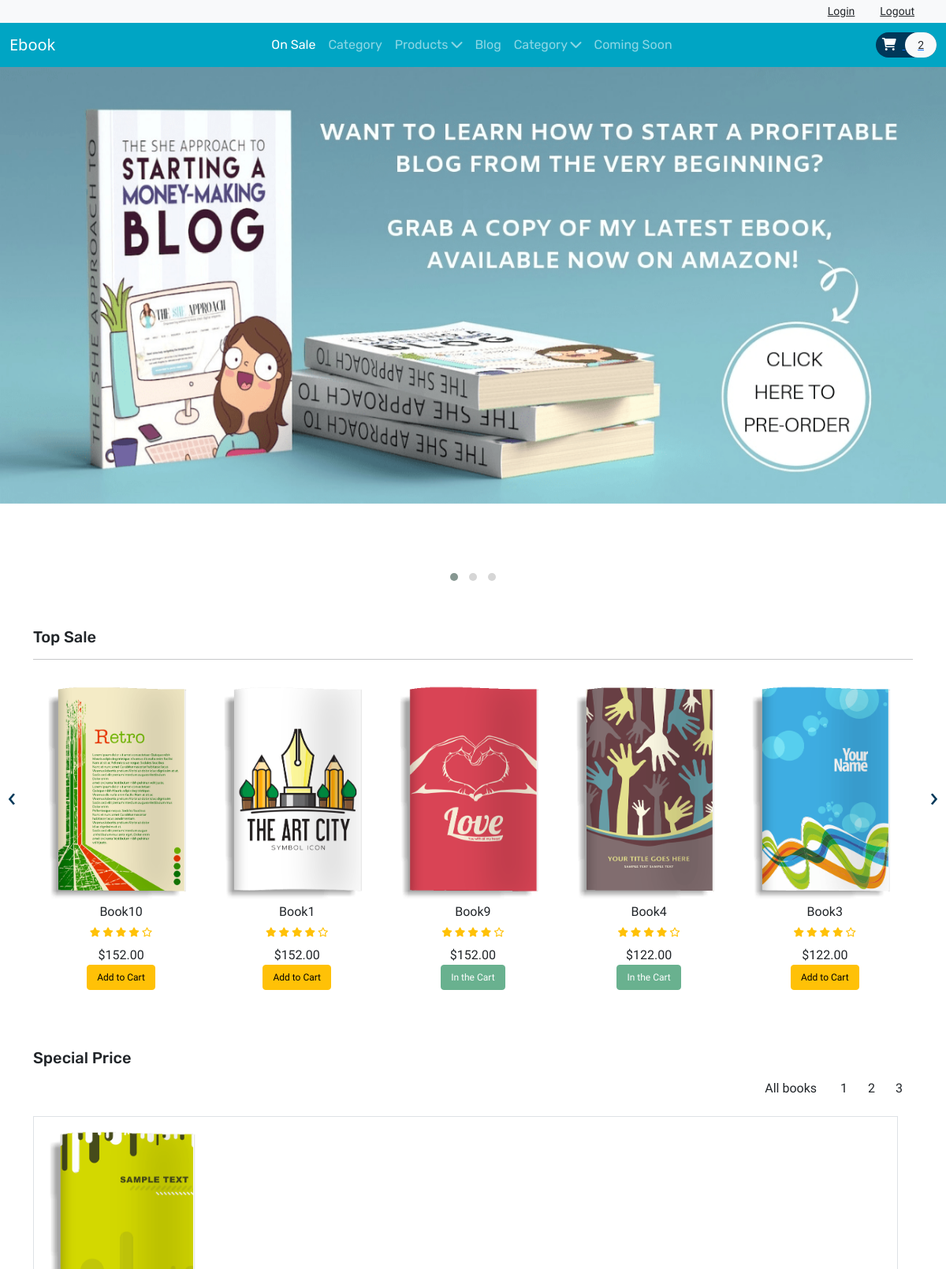
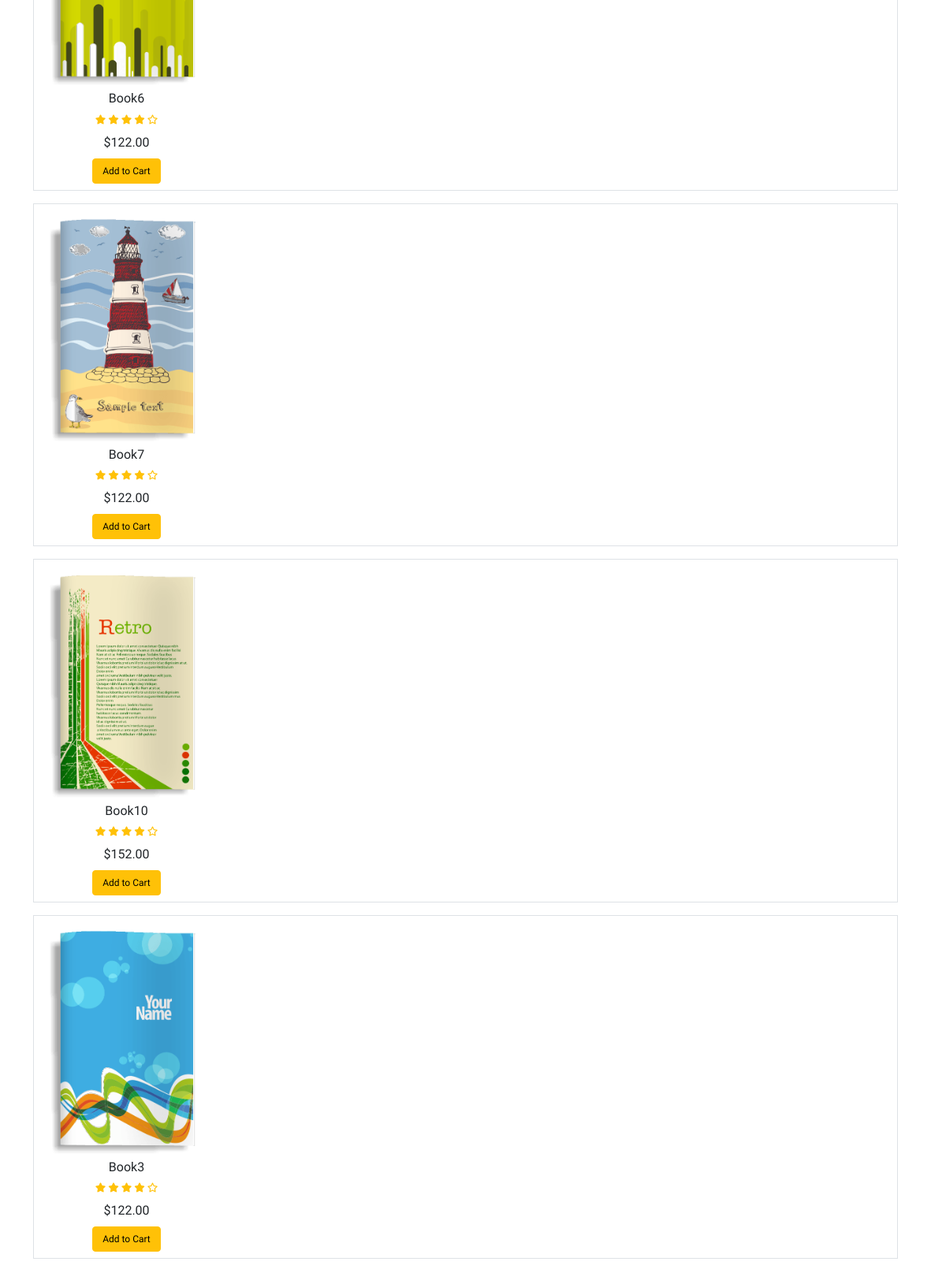
The page / (upper part) on the database its author committed (2 pictures, top to bottom).
### tables this page shows
CREATE TABLE IF NOT EXISTS `product` (
      `item_id` int(11) UNSIGNED  NOT NULL,
      `item_brand` varchar(200) NOT NULL,
      `item_name` varchar(255) NOT NULL,
    `item_description` text NOT NULL,
      `item_price` double(10,2) NOT NULL,
      `item_image` varchar(255) NOT NULL,
      `item_register` datetime DEFAULT NULL
);

### index.php (called while the page is built, shortened)
<?php
include ('header.php');
?>
<?php
include ('Template/banner_area.php');
include ('Template/top_sale.php');
include ('Template/special_price.php');
?>
<?php
include ('footer.php');
?>

### database/DBController.php (called while the page is built, shortened)
<?php
class DBController
{
    protected $host = 'localhost';
    protected $user = 'root';
    protected $password = '';
    protected $database = "ebook";
    public function __construct()
    {
        $this->con = mysqli_connect($this->host, $this->user, $this->password, $this->database);
    }
}

### func.php (called while the page is built)
<?php
require('database/DBController.php');
require('database/Product.php');
require('database/Cart.php');
$db = new DBController();
$product= new Product($db);
$product_shuffle = $product->getData();
$Cart= new Cart($db);

### database/Product.php (called while the page is built, shortened)
<?php
class Product
{
    public $db = null;
    public function __construct(DBController $db)
    {
    $this->db = $db;
    }
    public function getData($table='product'){
        $result = $this->db->con->query("SELECT * FROM {$table}");
        $resultArray= array();
        while ($item = mysqli_fetch_array($result, MYSQLI_ASSOC)){
            $resultArray[] = $item;
        }
        return $resultArray;
    }
}

### database/Cart.php (called while the page is built, shortened)
<?php
class Cart
{
    public function getCartId($cartArray = null, $key = "item_id"){
        if ($cartArray != null){
            $cart_id = array_map(function ($value) use($key){
                return $value[$key];
            }, $cartArray);
            return $cart_id;
        }
    }
}

### Template/special_price.php (the view, shortened to what this page needs)
<?php
    $brand = array_map(function ($pro){return $pro['item_brand'];},$product_shuffle);
    $unique = array_unique($brand);
    sort($unique);
    shuffle($product_shuffle);
    if($_SERVER['REQUEST_METHOD']=="POST") {
        if (isset($_POST['special_price_submit'])) {
            $Cart->addToCart($_POST['user_id'], $_POST['item_id'], 1);
        }
    }$in_cart= $Cart->getCartId($product->getData('cart')) ?? [];
?>
<section id="special-price">
    <div class="container">
        <h4 class="font-rubik font-size-20">Special Price</h4>
        <div id="filters" class="button-group text-end font-baloo font-size-16">
            <button class="btn is-checked" data-filter="*">All books</button>
            <?php
                 array_map(function ($brand){
                    printf('<button class="btn" data-filter=".%s">%s</button>', $brand, $brand);
                 }, $unique);
            ?>
        </div>
        <div class="grid">
            <?php array_map(function ($item) use ($in_cart){?>
            <div class="grid-item border <?php echo $item['item_brand'] ?? "Brand"; ?>">
                <div class="item py-2" style="width: 235px;">
                    <div class="product font-rale">
                        <a href="<?php printf('%s?item_id=%s', 'product.php',  $item['item_id']); ?>"><img src="<?php echo $item['item_image'] ?? "./assets/book-1.png";?>" alt="product1" class='img-fluid'></a>
                        <div class="text-center">
                            <h6><?php echo $item['item_name'] ?? "Unknown"; ?></h6>
                            <div class="rating text-warning font-size-12">
                                <span class="fas fa-star "></i></span>
                                <span class="fas fa-star "></i></span>
                                <span class="fas fa-star "></i></span>
                                <span class="fas fa-star "></i></span>
                                <span class="far fa-star "></i></span>
                            </div>
                            <div class="price py-2">
                                <span>$<?php echo $item['item_price'] ?? 0?></span>
                            </div>
                            <form method="post">
                                <?php
                                if (in_array($item['item_id'], $in_cart ?? [])){
                                    echo '<button type="submit" disabled class="btn btn-success font-size-12">In the Cart</button>';
                                }else{
                                    echo '<button type="submit" name="top_sale_submit" class="btn btn-warning font-size-12">Add to Cart</button>';
                                }
                                ?>
                            </form>
                        </div>
                    </div>
                </div>
            </div>
            <?php },$product_shuffle)?>
        </div>
    </div>
</section>

### Template/top_sale.php (shortened to what this page needs)
<?php
    shuffle($product_shuffle);
?>
<section id="top-sale">
    <div class="container py-5">
        <h4 class="font-rubik font-size-20">Top Sale</h4>
        <hr>
        <div class="owl-carousel owl-theme">
            <?php foreach ($product_shuffle as $item) {?>
            <div class="item py-2">
                <div class="product font-rale">
                    <a href="<?php printf('%s?item_id=%s', 'product.php',  $item['item_id']); ?>"><img src="<?php echo $item['item_image'] ?? "./assets/products/1.png"; ?>" alt="product1" class="img-fluid"></a>
                    <div class="text-center">
                        <h6><?php echo $item['item_name'] ?? "Unknown"?></h6>
                        <div class="rating text-warning font-size-12">
                            <span class="fas fa-star "></i></span>
                            <span class="fas fa-star "></i></span>
                            <span class="fas fa-star "></i></span>
                            <span class="fas fa-star "></i></span>
                            <span class="far fa-star "></i></span>
                        </div>
                        <div class="price py-2">
                            <span>$<?php echo $item['item_price'] ?? '0' ;?></span>
                            <form method="post">
                                <?php
                                if (in_array($item['item_id'], $Cart->getCartId($product->getData('cart')) ?? [])){
                                    echo '<button type="submit" disabled class="btn btn-success font-size-12">In the Cart</button>';
                                }else{
                                    echo '<button type="submit" name="top_sale_submit" class="btn btn-warning font-size-12">Add to Cart</button>';
                                }
                                ?>
                            </form>
                        </div>
                    </div>
                </div>
            </div>
            <?php } ?>
        </div>
</section>

### style.css (style rules this page uses)
button, button:focus { outline: none !important; box-shadow: none !important; }
.font-baloo { font-family: "Baloo Thambi 2", cursive; }
.font-rale { font-family: "Raleway", cursive; }
.font-rubik { font-family: "Rubik", cursive; }
.font-size-12 { font-size: 12px; }
.font-size-16 { font-size: 16px; }
.font-size-20 { font-size: 20px; }
#top-sale .owl-carousel .item .product img { transition: transform 0.5s ease; }
#special-price .grid .grid-item { margin-right: 1.2rem; margin-top: 1rem; }
:root { --font-ubuntu: 'Ubuntu', monospace; --color-border: #e5e5e5; }

### rows shown on the page
product: item_image (picture), item_name "Book10", item_price "152.00", shows "Add to Cart"
product: item_image (picture), item_name "Book1", item_price "152.00", shows "Add to Cart"
product: item_image (picture), item_name "Book9", item_price "152.00", shows "In the Cart"
product: item_image (picture), item_name "Book4", item_price "122.00", shows "In the Cart"
product: item_image (picture), item_name "Book3", item_price "122.00", shows "Add to Cart"
product: item_image (picture), item_name "Book6", item_price "122.00"
product: item_image (picture), item_name "Book7", item_price "122.00"

### other values the page prints
count($product->getData('cart')) "2"
$brand "1 2 3"
